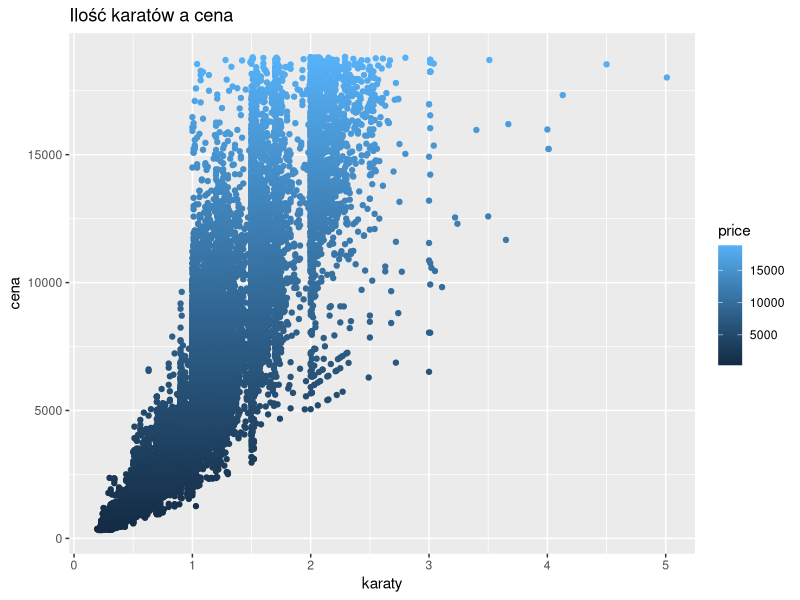

Here is the R script that generated this plot:
## ---- chunk 1
knitr::opts_chunk$set(echo = FALSE)
## ---- chunk 2
library(tidyverse)
diamonds %>% 
  filter (cut == "Premium") %>% 
  arrange(desc(price)) %>% 
  top_n(10)
## ---- chunk 3
library(tidyverse)
ggplot(data = diamonds) +
  geom_point(mapping = aes (x=carat, y=price, color = price)) +
  labs(title = "Ilość karatów a cena", x = "karaty", y= "cena")
